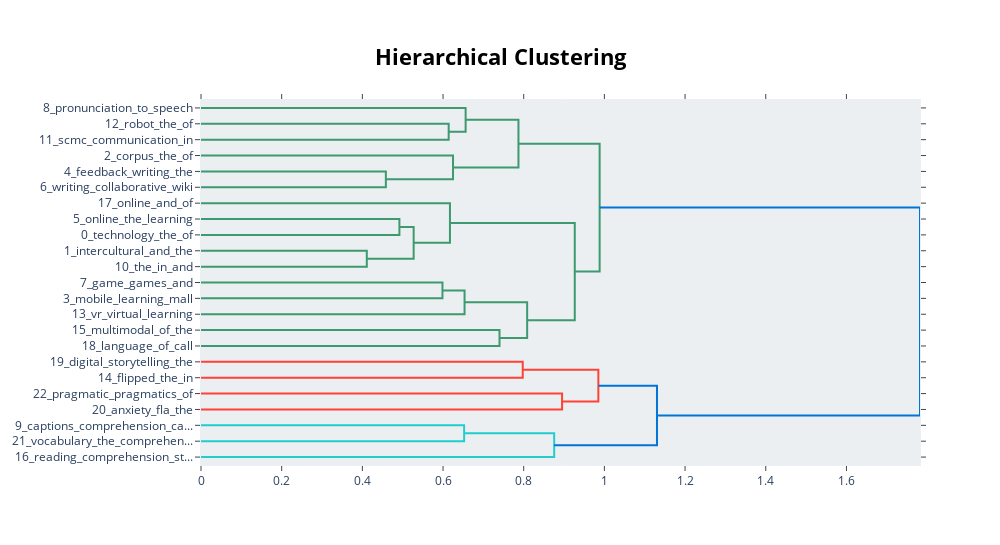

The notebook cell this image was saved under:
### Code cell
model.visualize_hierarchy()

### Figure 1 — Plotly figure (JSON) as saved in the notebook; plotly's stock layout.template omitted (floating-point values rounded to 4 significant figures)
{"data": [{"hoverinfo": "text", "marker": {"color": "rgb(61,153,112)"}, "mode": "lines", "type": "scatter", "x": [0, 0.614, 0.614, 0], "xaxis": "x", "y": [-15, -15, -25, -25], "yaxis": "y"}, {"hoverinfo": "text", "marker": {"color": "rgb(61,153,112)"}, "mode": "lines", "type": "scatter", "x": [0, 0.656, 0.656, 0.614], "xaxis": "x", "y": [-5, -5, -20, -20], "yaxis": "y"}, {"hoverinfo": "text", "marker": {"color": "rgb(61,153,112)"}, "mode": "lines", "type": "scatter", "x": [0, 0.4583, 0.4583, 0], "xaxis": "x", "y": [-45, -45, -55, -55], "yaxis": "y"}, {"hoverinfo": "text", "marker": {"color": "rgb(61,153,112)"}, "mode": "lines", "type": "scatter", "x": [0, 0.6248, 0.6248, 0.4583], "xaxis": "x", "y": [-35, -35, -50, -50], "yaxis": "y"}, {"hoverinfo": "text", "marker": {"color": "rgb(61,153,112)"}, "mode": "lines", "type": "scatter", "x": [0.656, 0.787, 0.787, 0.6248], "xaxis": "x", "y": [-12.5, -12.5, -42.5, -42.5], "yaxis": "y"}, {"hoverinfo": "text", "marker": {"color": "rgb(61,153,112)"}, "mode": "lines", "type": "scatter", "x": [0, 0.4919, 0.4919, 0], "xaxis": "x", "y": [-75, -75, -85, -85], "yaxis": "y"}, {"hoverinfo": "text", "marker": {"color": "rgb(61,153,112)"}, "mode": "lines", "type": "scatter", "x": [0, 0.411, 0.411, 0], "xaxis": "x", "y": [-95, -95, -105, -105], "yaxis": "y"}, {"hoverinfo": "text", "marker": {"color": "rgb(61,153,112)"}, "mode": "lines", "type": "scatter", "x": [0.4919, 0.5272, 0.5272, 0.411], "xaxis": "x", "y": [-80, -80, -100, -100], "yaxis": "y"}, {"hoverinfo": "text", "marker": {"color": "rgb(61,153,112)"}, "mode": "lines", "type": "scatter", "x": [0, 0.6172, 0.6172, 0.5272], "xaxis": "x", "y": [-65, -65, -90, -90], "yaxis": "y"}, {"hoverinfo": "text", "marker": {"color": "rgb(61,153,112)"}, "mode": "lines", "type": "scatter", "x": [0, 0.5986, 0.5986, 0], "xaxis": "x", "y": [-115, -115, -125, -125], "yaxis": "y"}, {"hoverinfo": "text", "marker": {"color": "rgb(61,153,112)"}, "mode": "lines", "type": "scatter", "x": [0.5986, 0.6534, 0.6534, 0], "xaxis": "x", "y": [-120, -120, -135, -135], "yaxis": "y"}, {"hoverinfo": "text", "marker": {"color": "rgb(61,153,112)"}, "mode": "lines", "type": "scatter", "x": [0, 0.74, 0.74, 0], "xaxis": "x", "y": [-145, -145, -155, -155], "yaxis": "y"}, {"hoverinfo": "text", "marker": {"color": "rgb(61,153,112)"}, "mode": "lines", "type": "scatter", "x": [0.6534, 0.8085, 0.8085, 0.74], "xaxis": "x", "y": [-127.5, -127.5, -150, -150], "yaxis": "y"}, {"hoverinfo": "text", "marker": {"color": "rgb(61,153,112)"}, "mode": "lines", "type": "scatter", "x": [0.6172, 0.9266, 0.9266, 0.8085], "xaxis": "x", "y": [-77.5, -77.5, -138.8, -138.8], "yaxis": "y"}, {"hoverinfo": "text", "marker": {"color": "rgb(61,153,112)"}, "mode": "lines", "type": "scatter", "x": [0.787, 0.9882, 0.9882, 0.9266], "xaxis": "x", "y": [-27.5, -27.5, -108.1, -108.1], "yaxis": "y"}, {"hoverinfo": "text", "marker": {"color": "rgb(255,65,54)"}, "mode": "lines", "type": "scatter", "x": [0, 0.7976, 0.7976, 0], "xaxis": "x", "y": [-165, -165, -175, -175], "yaxis": "y"}, {"hoverinfo": "text", "marker": {"color": "rgb(255,65,54)"}, "mode": "lines", "type": "scatter", "x": [0, 0.8951, 0.8951, 0], "xaxis": "x", "y": [-185, -185, -195, -195], "yaxis": "y"}, {"hoverinfo": "text", "marker": {"color": "rgb(255,65,54)"}, "mode": "lines", "type": "scatter", "x": [0.7976, 0.9851, 0.9851, 0.8951], "xaxis": "x", "y": [-170, -170, -190, -190], "yaxis": "y"}, {"hoverinfo": "text", "marker": {"color": "rgb(35,205,205)"}, "mode": "lines", "type": "scatter", "x": [0, 0.6523, 0.6523, 0], "xaxis": "x", "y": [-205, -205, -215, -215], "yaxis": "y"}, {"hoverinfo": "text", "marker": {"color": "rgb(35,205,205)"}, "mode": "lines", "type": "scatter", "x": [0.6523, 0.8755, 0.8755, 0], "xaxis": "x", "y": [-210, -210, -225, -225], "yaxis": "y"}, {"hoverinfo": "text", "marker": {"color": "rgb(0,116,217)"}, "mode": "lines", "type": "scatter", "x": [0.9851, 1.13, 1.13, 0.8755], "xaxis": "x", "y": [-180, -180, -217.5, -217.5], "yaxis": "y"}, {"hoverinfo": "text", "marker": {"color": "rgb(0,116,217)"}, "mode": "lines", "type": "scatter", "x": [0.9882, 1.782, 1.782, 1.13], "xaxis": "x", "y": [-67.81, -67.81, -198.8, -198.8], "yaxis": "y"}], "layout": {"autosize": false, "height": 545, "hoverlabel": {"bgcolor": "white", "font": {"family": "Rockwell", "size": 16}}, "hovermode": "closest", "plot_bgcolor": "#ECEFF1", "showlegend": false, "title": {"font": {"color": "Black", "size": 22}, "text": "<b>Hierarchical Clustering</b>", "x": 0.5, "xanchor": "center", "yanchor": "top"}, "width": 1000, "xaxis": {"mirror": "allticks", "rangemode": "tozero", "showgrid": false, "showline": true, "showticklabels": true, "ticks": "outside", "type": "linear", "zeroline": false}, "yaxis": {"mirror": "allticks", "range": [-230, 0], "rangemode": "tozero", "showgrid": false, "showline": true, "showticklabels": true, "tickmode": "array", "ticks": "outside", "ticktext": ["8_pronunciation_to_speech", "12_robot_the_of", "11_scmc_communication_in", "2_corpus_the_of", "4_feedback_writing_the", "6_writing_collaborative_wiki", "17_online_and_of", "5_online_the_learning", "0_technology_the_of", "1_intercultural_and_the", "10_the_in_and", "7_game_games_and", "3_mobile_learning_mall", "13_vr_virtual_learning", "15_multimodal_of_the", "18_language_of_call", "19_digital_storytelling_the", "14_flipped_the_in", "22_pragmatic_pragmatics_of", "20_anxiety_fla_the", "9_captions_comprehension_ca...", "21_vocabulary_the_comprehen...", "16_reading_comprehension_st..."], "tickvals": [-5, -15, -25, -35, -45, -55, -65, -75, -85, -95, -105, -115, -125, -135, -145, -155, -165, -175, -185, -195, -205, -215, -225], "type": "linear", "zeroline": false}}}
